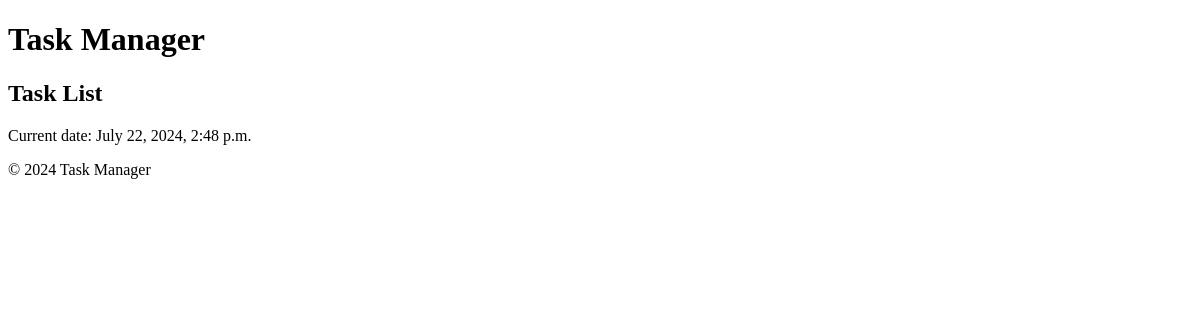
/tasks/, run on an earlier commit of the app's database.
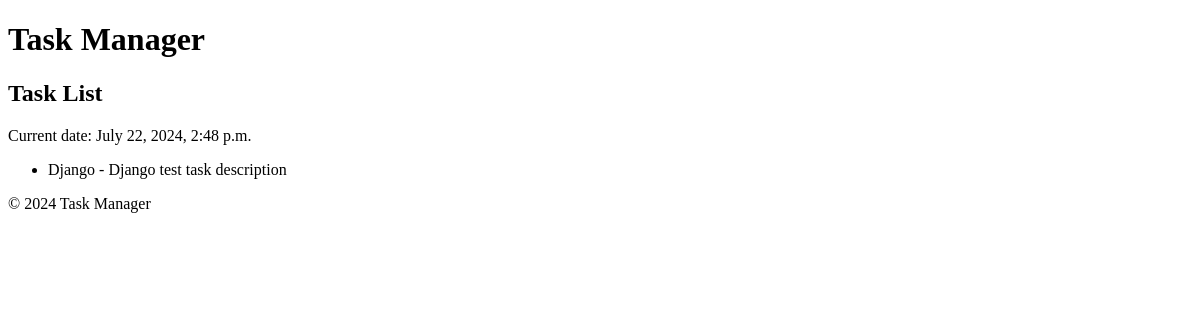
And on a later commit of the database.
### TestApp/models.py (models this page shows, shortened)
class Task(models.Model):
    title = models.CharField(max_length=100)
    description = models.TextField()
    completed = models.BooleanField(default=False)
    due_date = models.DateField(null=True, blank=True)

### TestApp/views.py (the view)
# urls.py: path('', task_list, name='task_list'),
def task_list(request):
    tasks = Task.objects.all()
    current_date = timezone.now()
    return render(request, 'task_list.html', {'tasks': tasks, 'current_date': current_date})

### TestApp/templates/task_list.html
{% extends 'base.html' %}
{% block content %}
    <h2>Task List</h2>
    <p>Current date: {{ current_date }}</p>
    <ul>
        {% for task in tasks %}
            <li>{{ task.title }} - {{ task.description }}</li>
        {% endfor %}
    </ul>
{% endblock %}

### TestApp/templates/base.html (shortened to what this page needs)
<!DOCTYPE html>
<html lang="en">
<head>
</head>
<body>
    <header>
        <h1>Task Manager</h1>
    </header>
    <main>
        {% block content %}{% endblock %}
    </main>
    <footer>
        <p>&copy; 2024 Task Manager</p>
    </footer>
</body>
</html>

What changed in the data, as far as the page shows it:
added Task: title "Django", description "Django test task description"
